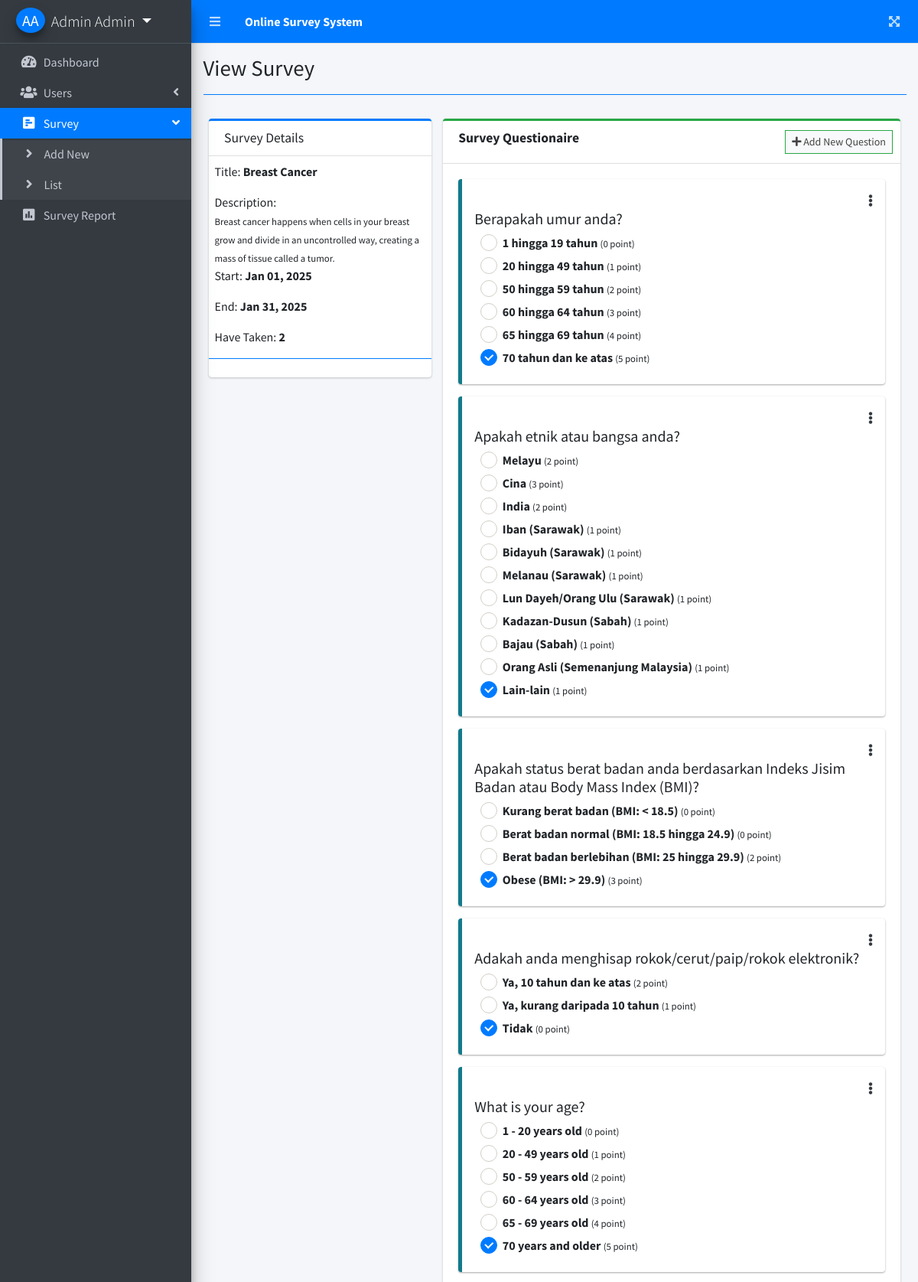
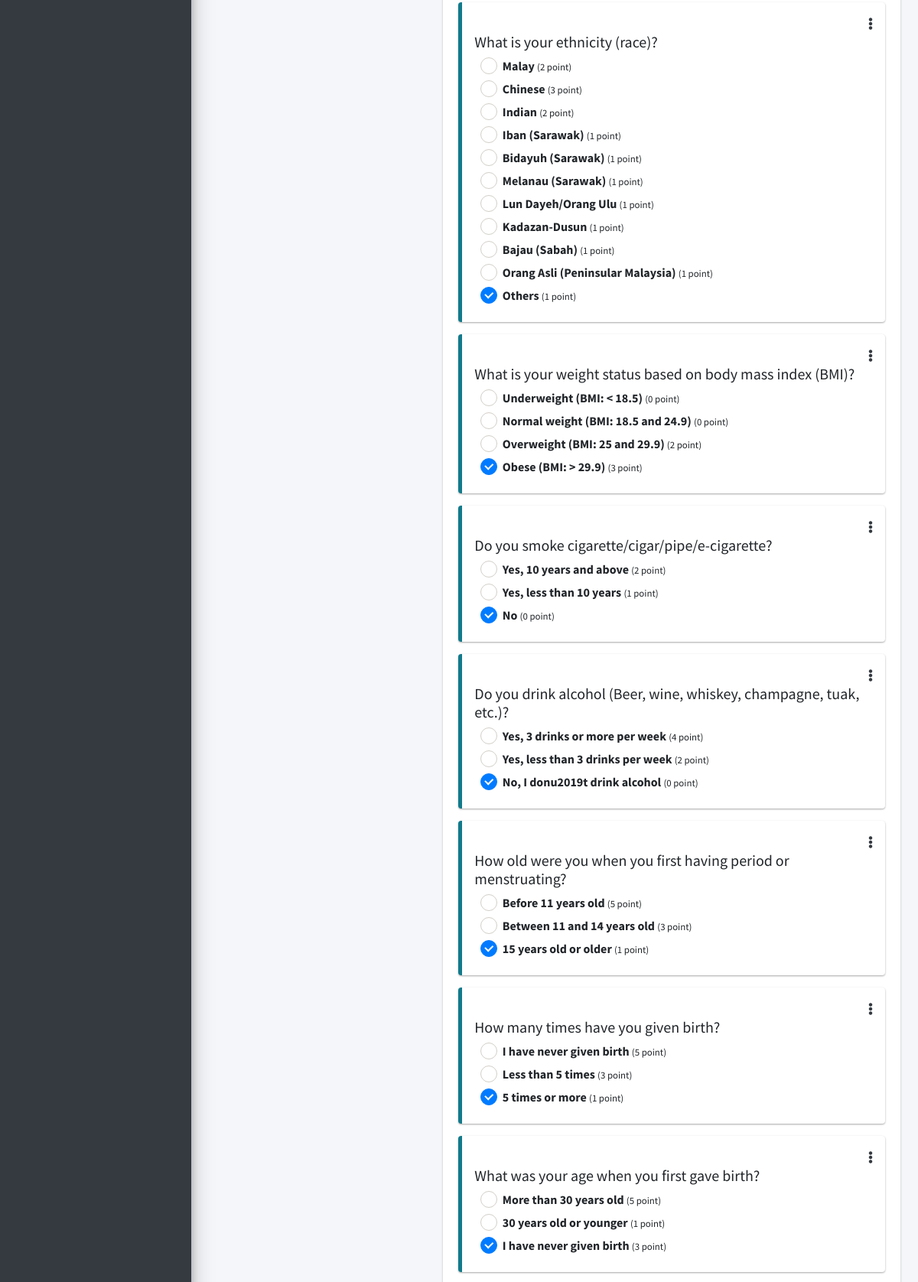
Screenshot of /admin/index.php?page=view_survey&id=6 (signed in, upper part) with the database file from the repository (2 pictures, top to bottom).
### tables this page shows
CREATE TABLE `questions` (
  `id` int(30) NOT NULL,
  `question` text NOT NULL,
  `more_info` text NOT NULL,
  `frm_option` text NOT NULL,
  `type` varchar(50) NOT NULL,
  `order_by` int(11) NOT NULL,
  `lang` varchar(10) NOT NULL,
  `survey_id` int(30) NOT NULL,
  `date_created` datetime NOT NULL DEFAULT current_timestamp()
);

### admin/view_survey.php (the view, shortened to what this page needs)
<?php include 'db_connect.php' ?>
<?php
$qry = $conn->query("SELECT * FROM survey_set where id = ".$_GET['id'])->fetch_array();
foreach($qry as $k => $v){
	if($k == 'title')
		$k = 'stitle';
}
$answers = $conn->query("SELECT distinct(user_id) from answers where survey_id ={$id}")->num_rows;
?>
<div class="col-lg-12">
	<div class="row">
		<div class="col-md-4">
			<div class="card card-outline card-primary">
				<div class="card-header">
					<h3 class="card-title">Survey Details</h3>
				</div>
				<div class="card-body p-0 py-2">
					<div class="container-fluid">
						<p>Title: <b><?php echo $stitle ?></b></p>
						<p class="mb-0">Description:</p>
						<small><?php echo $description; ?></small>
						<p>Start: <b><?php echo date("M d, Y",strtotime($start_date)) ?></b></p>
						<p>End: <b><?php echo date("M d, Y",strtotime($end_date)) ?></b></p>
						<p>Have Taken: <b><?php echo number_format($answers) ?></b></p>
					</div>
					<hr class="border-primary">
				</div>
			</div>
		</div>
		<div class="col-md-8">
			<div class="card card-outline card-success">
				<div class="card-header">
					<h3 class="card-title"><b>Survey Questionaire</b></h3>
					<div class="card-tools">
						<button class="btn btn-block btn-sm btn-default btn-flat border-success new_question" type="button"><i class="fa fa-plus"></i> Add New Question</button>
					</div>
				</div>
				<form action="" id="manage-sort">
				<div class="card-body ui-sortable">
					<?php
					$question = $conn->query("SELECT * FROM questions where survey_id = $id order by abs(order_by) asc,abs(id) asc");
					while($row=$question->fetch_assoc()):
					?>
					<div class="callout callout-info">
						<div class="row">
							<div class="col-md-12">
								<span class="dropleft float-right">
									<a class="fa fa-ellipsis-v text-dark" href="javascript:void(0)" data-toggle="dropdown" aria-haspopup="true" aria-expanded="false"></a>
								</span>
							</div>
						</div>
						<h5><?php echo $row['question'] ?></h5>
						<div class="col-md-12">
							<?php
								if($row['type'] == 'radio_opt'):
									foreach(json_decode($row['frm_option']) as $k => $v):
							?>
							<div class="icheck-primary">
		                        <label for="option_<?php echo $k ?>"><?php echo $v->label ?>  <small>(<?php echo $v->points ?> point)</small></label>
		                     </div>
								<?php endforeach; ?>
						<?php else: ?>
							<div class="form-group">
								<textarea name="answer[<?php echo $row['id'] ?>]" id="" cols="30" rows="4" class="form-control" placeholder="Write Something Here..."></textarea>
							</div>
						<?php endif; ?>
						</div>
					</div>
					<?php endwhile; ?>
				</div>
				</form>
			</div>
		</div>
	</div>
</div>

### rows the page displays
questions: question "Berapakah umur anda?", label "1 hingga 19 tahun", points "0", label "20 hingga 49 tahun", points "1", label "50 hingga 59 tahun", points "2", label "60 hingga 64 tahun", points "3", label "65 hingga 69 tahun", points "4", label "70 tahun dan ke atas", points "5"
questions: question "Apakah etnik atau bangsa anda?", label "Melayu", points "2", label "Cina", points "3", label "India", label "Iban (Sarawak)", points "1", label "Bidayuh (Sarawak)", label "Melanau (Sarawak)", label "Lun Dayeh/Orang Ulu (Sarawak)", label "Kadazan-Dusun (Sabah)", label "Bajau (Sabah)", label "Orang Asli (Semenanjung Malaysia)", label "Lain-lain"
questions: question "Apakah status berat badan anda berdasarkan Indeks Jisim Badan atau Body Mass Index (BMI)?", label "Kurang berat badan (BMI: < 18.5)", points "0", label "Berat badan normal (BMI: 18.5 hingga 24.9)", label "Berat badan berlebihan (BMI: 25 hingga 29.9)", points "2", label "Obese (BMI: > 29.9)", points "3"
questions: question "Adakah anda menghisap rokok/cerut/paip/rokok elektronik?", label "Ya, 10 tahun dan ke atas", points "2", label "Ya, kurang daripada 10 tahun", points "1", label "Tidak", points "0"
questions: question "What is your age?", label "1 - 20 years old", points "0", label "20 - 49 years old", points "1", label "50 - 59 years old", points "2", label "60 - 64 years old", points "3", label "65 - 69 years old", points "4", label "70 years and older", points "5"
questions: question "What is your ethnicity (race)?", label "Malay", points "2", label "Chinese", points "3", label "Indian", label "Iban (Sarawak)", points "1", label "Bidayuh (Sarawak)", label "Melanau (Sarawak)", label "Lun Dayeh/Orang Ulu", label "Kadazan-Dusun", label "Bajau (Sabah)", label "Orang Asli (Peninsular Malaysia)", label "Others"
questions: question "What is your weight status based on body mass index (BMI)?", label "Underweight (BMI: < 18.5)", points "0", label "Normal weight (BMI: 18.5 and 24.9)", label "Overweight (BMI: 25 and 29.9)", points "2", label "Obese (BMI: > 29.9)", points "3"
questions: question "Do you smoke cigarette/cigar/pipe/e-cigarette?", label "Yes, 10 years and above", points "2", label "Yes, less than 10 years", points "1", label "No", points "0"
questions: question "Do you drink alcohol (Beer, wine, whiskey, champagne, tuak, etc.)?", label "Yes, 3 drinks or more per week", points "4", label "Yes, less than 3 drinks per week", points "2", label "No, I donu2019t drink alcohol", points "0"
questions: question "How old were you when you first having period or menstruating?", label "Before 11 years old", points "5", label "Between 11 and 14 years old", points "3", label "15 years old or older", points "1"
questions: question "How many times have you given birth?", label "I have never given birth", points "5", label "Less than 5 times", points "3", label "5 times or more", points "1"
questions: question "What was your age when you first gave birth?", label "More than 30 years old", points "5", label "30 years old or younger", points "1", label "I have never given birth", points "3"

### other values shown
$_SESSION['login_firstname'].' '.$_SESSION['login_lastname'] "Admin Admin"
$title "View Survey"
$stitle "Breast Cancer"
$description "Breast cancer happens when cells in your breast grow and divide in an uncontrolled way, creating a mass of tissue called a tumor."
date("M d, Y",strtotime($start_date)) "Jan 01, 2025"
date("M d, Y",strtotime($end_date)) "Jan 31, 2025"
$answers "2"
